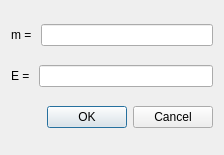
<?xml version="1.0" encoding="UTF-8"?>
<ui version="4.0">
 <class>DlgContrastStretch</class>
 <widget class="QDialog" name="DlgContrastStretch">
  <property name="windowModality">
   <enum>Qt::WindowModal</enum>
  </property>
  <property name="geometry">
   <rect>
    <x>0</x>
    <y>0</y>
    <width>224</width>
    <height>155</height>
   </rect>
  </property>
  <property name="windowTitle">
   <string>Dialog</string>
  </property>
  <layout class="QVBoxLayout" name="verticalLayout">
   <item>
    <layout class="QHBoxLayout" name="horizontalLayout">
     <item>
      <widget class="QLabel" name="label">
       <property name="text">
        <string>m = </string>
       </property>
      </widget>
     </item>
     <item>
      <widget class="QLineEdit" name="m_edit"/>
     </item>
    </layout>
   </item>
   <item>
    <layout class="QHBoxLayout" name="horizontalLayout_2">
     <item>
      <widget class="QLabel" name="label_2">
       <property name="text">
        <string>E = </string>
       </property>
      </widget>
     </item>
     <item>
      <widget class="QLineEdit" name="E_edit"/>
     </item>
    </layout>
   </item>
   <item>
    <widget class="QDialogButtonBox" name="buttonBox">
     <property name="orientation">
      <enum>Qt::Horizontal</enum>
     </property>
     <property name="standardButtons">
      <set>QDialogButtonBox::Cancel|QDialogButtonBox::Ok</set>
     </property>
    </widget>
   </item>
  </layout>
 </widget>
 <resources/>
 <connections>
  <connection>
   <sender>buttonBox</sender>
   <signal>accepted()</signal>
   <receiver>DlgContrastStretch</receiver>
   <slot>accept()</slot>
   <hints>
    <hint type="sourcelabel">
     <x>248</x>
     <y>254</y>
    </hint>
    <hint type="destinationlabel">
     <x>157</x>
     <y>274</y>
    </hint>
   </hints>
  </connection>
  <connection>
   <sender>buttonBox</sender>
   <signal>rejected()</signal>
   <receiver>DlgContrastStretch</receiver>
   <slot>reject()</slot>
   <hints>
    <hint type="sourcelabel">
     <x>316</x>
     <y>260</y>
    </hint>
    <hint type="destinationlabel">
     <x>286</x>
     <y>274</y>
    </hint>
   </hints>
  </connection>
 </connections>
</ui>
